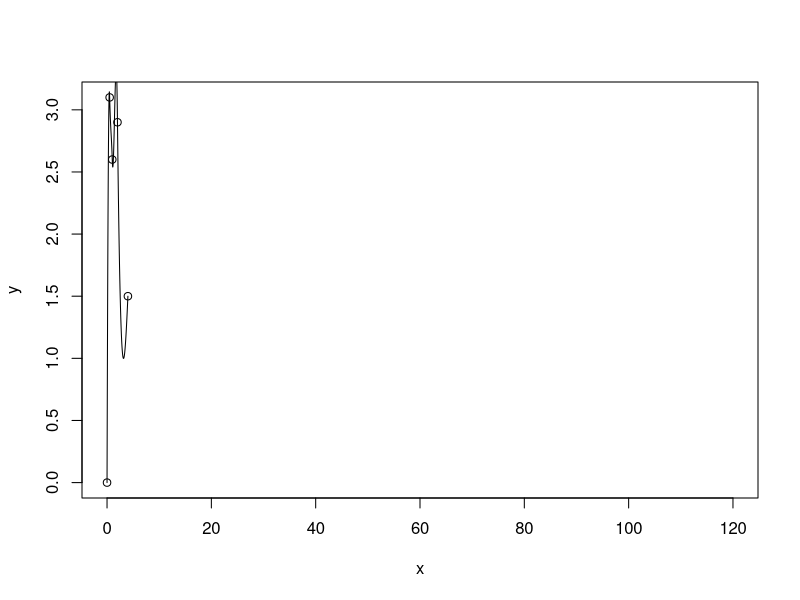

The R source for this figure: (Note: this script raises an error after producing the figure.)
x=c(0, 0.5, 1, 2, 4)
y=c(0, 3.1, 2.6, 2.9, 1.5)
y2=c(0,4.1,4.5,5.3,4.7)
d=-2.41*y-2.20*y2+14.9

splinefunH <-function (x, y, m)                                                                                                   
{                                                                                                                    
    n <- length(x)                                                                                                   
    stopifnot(is.numeric(x), is.numeric(y), is.numeric(m), length(y) ==                                              
        n, length(m) == n)                                                                                           
    if (is.unsorted(x)) {                                                                                            
        i <- sort.list(x)                                                                                            
        x <- x[i]                                                                                                    
        y <- y[i]                                                                                                    
        m <- m[i]                                                                                                    
    }                                                                                                                
    dx <- x[-1L] - x[-n]                                                                                             
    if (any(is.na(dx)) || any(dx == 0))                                                                              
        stop("'x' must be *strictly* increasing (non - NA)")                                                         
    splinefunH0(x, y, m)                                                                                    
}                                                     

splinefunH0 <- function(x, y, m, dx = x[-1L] - x[-length(x)])
{
	u=seq(min(x), max(x), 0.01)
	deriv=0
	extrapol = c("cubic")
	u = seq(min(x), max(x), 0.01)
	i = findInterval(u, x, all.inside = (extrapol == "cubic"))

	interp <- function(u, i) {
		h <- dx[i]
		t <- (u - x[i]) / h
		## Compute the 4 Hermite (cubic) polynomials h00, h01,h10, h11
		t1 <- t-1
		h01 <- t*t*(3 - 2*t)
		h00 <- 1 - h01
		tt1 <- t*t1
		h10 <- tt1 * t1
		h11 <- tt1 * t
		y[i]  * h00 + h*m[i]  * h10 +
		y[i+1]* h01 + h*m[i+1]* h11
	}

	plot(x, y, xlim=c(0,120))
	lines(u, interp(u, i))
}


splinefunH(x,y,d)

func1 = function(x1){
	-2.99*x1+14.8
}

func2 = function(x1, x2){
	-2.41*x1-2.20*x2+14.9
}


find_expression = function(div){
	xvec=seq(0, 4, div)
	func_array = c(func1, func2, func3, func4, fun5, fun6)
	for (j in 1:length(func_array)){
		func = func_array[[j]]
		x_exp=0
		if( j == 1 || j == 5 || j == 6){
			for(i in 2:length(xvec)){
				x_exp=c(x_exp, x_exp[i-1] + func(x_exp[i-1])*div)
			}
			expression_list[[j]] = x_exp
		} else {
			for(i in 2:length(xvec)){
				x_exp=c(x_exp, x_exp[i-1] + func(expression_list[[1]][i-1], x_exp[i-1])*div)
			}
			expression_list[[j]] = x_exp
		}
	}
	expression_list[[j+1]]=xvec
	return(expression_list)
}

expression_list = find_expression(0.1)

plot(x, y2, xlim=c(0,4), ylim=c(0,6))
lines(expression_list[[3]], expression_list[[1]])

plot(x, y, xlim=c(0,4), ylim=c(0,6))
lines(expression_list[[3]], expression_list[[2]])




